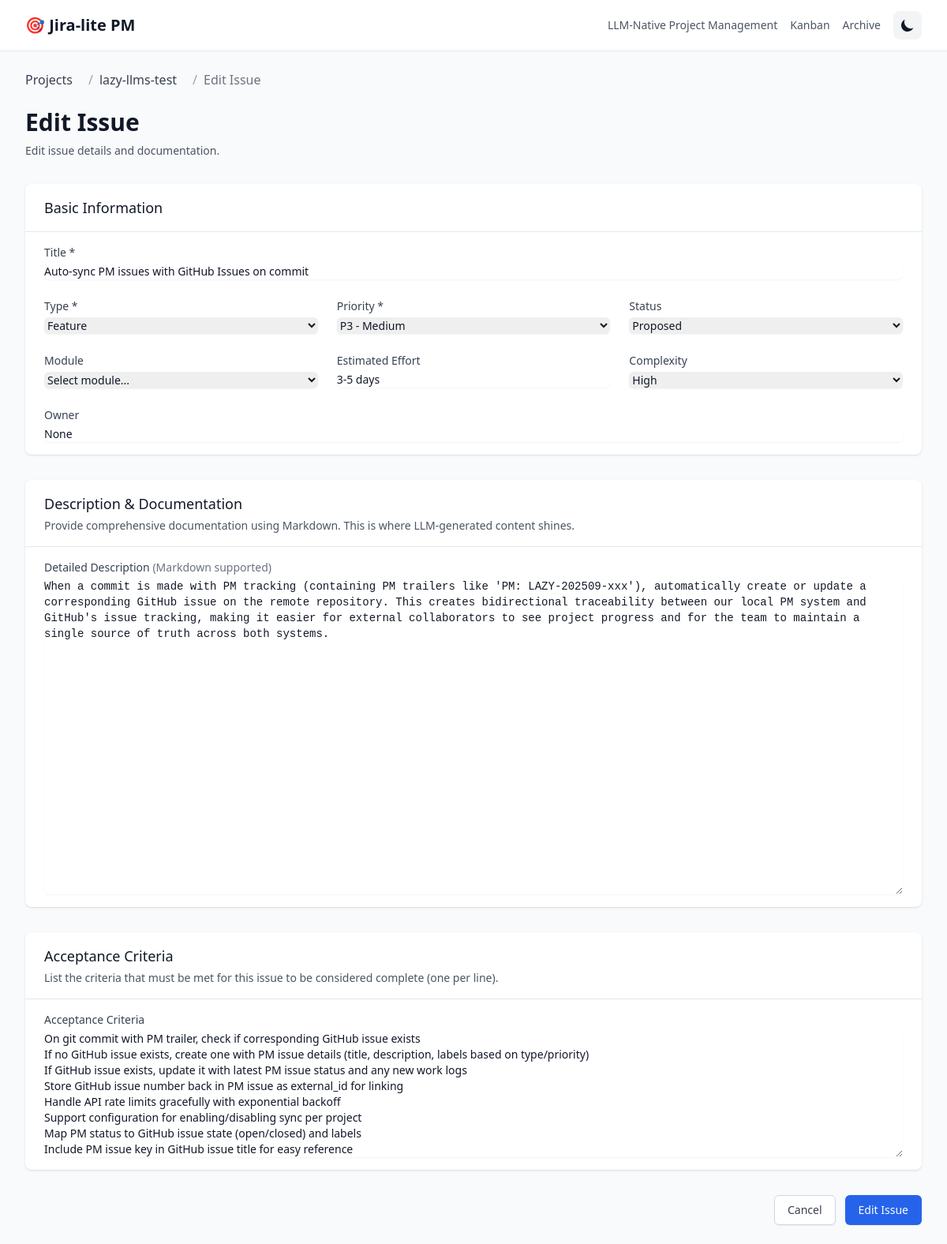
Screenshot of /pn_4092197438992473/issues/LAZY-202509-023/edit with the database file from the repository.
### src/jira_lite/models.py (models this page shows, shortened)
class BaseModel(Model):
    class Meta:
        database = db
    def to_dict(self):
        data = {}
        for field in self._meta.sorted_fields:
            value = getattr(self, field.name)
            if isinstance(value, datetime):
                data[field.name] = value.isoformat() + 'Z'
            elif hasattr(value, 'to_dict'):
                data[field.name] = value.to_dict()
            elif hasattr(value, 'id'):
                data[field.name] = value.id
            else:
                data[field.name] = value
        return data

class Project(BaseModel):
    project_id = CharField(unique=True, index=True, max_length=64)
    project_slug = CharField(index=True, max_length=100)
    absolute_path = CharField(max_length=500)
    metadata = TextField(null=True)  # JSON string for submodules, vcs, mcp config
    created_utc = DateTimeField(default=datetime.utcnow, index=True)
    updated_utc = DateTimeField(default=datetime.utcnow)
    @property
    def submodules(self):
        if not self.metadata:
            return []
        try:
            data = json.loads(self.metadata)
            return data.get('submodules', [])
        except (json.JSONDecodeError, TypeError):
            return []
    @property
    def vcs(self):
        if not self.metadata:
            return {}
        try:
            data = json.loads(self.metadata)
            return data.get('vcs', {})
        except (json.JSONDecodeError, TypeError):
            return {}
    @property
    def mcp(self):
        if not self.metadata:
            return {}
        try:
            data = json.loads(self.metadata)
            return data.get('mcp', {})
        except (json.JSONDecodeError, TypeError):
            return {}
    def to_dict(self):
        data = super().to_dict()
        data.update({
            'submodules': self.submodules,
            'vcs': self.vcs,
            'mcp': self.mcp
        })
        return data

class Issue(BaseModel):
    project = ForeignKeyField(Project, backref='issues', on_delete='CASCADE')
    key = CharField(unique=True, index=True, max_length=50)
    title = CharField(index=True, max_length=200)
    type = CharField(index=True, max_length=20)  # feature, bug, refactor, chore, spike
    status = CharField(index=True, max_length=20)  # proposed, in_progress, review, done, canceled, blocked
    priority = CharField(index=True, max_length=10)  # P1, P2, P3, P4, P5
    module = CharField(null=True, index=True, max_length=100)
    owner = CharField(null=True, index=True, max_length=100)
    external_id = CharField(null=True, index=True, max_length=100)
    specification = TextField(null=True)     # problem_statement, technical_approach, acceptance_criteria
    planning = TextField(null=True)          # dependencies, risks, stakeholders, milestones
    implementation = TextField(null=True)    # tasks, branch, commits, artifacts
    communication = TextField(null=True)     # updates, comments, notifications
    analytics = TextField(null=True)         # time_tracking, velocity, estimates
    created_utc = DateTimeField(default=datetime.utcnow, index=True)
    updated_utc = DateTimeField(default=datetime.utcnow, index=True)
    @property
    def description(self):
        spec = self._get_json_field('specification')
        return spec.get('description', '')
    @property
    def acceptance(self):
        spec = self._get_json_field('specification')
        return spec.get('acceptance_criteria', [])
    @property
    def acceptance_criteria(self):
        return self.acceptance
    @property
    def dependencies(self):
        plan = self._get_json_field('planning')
        return plan.get('dependencies', [])
    @property
    def stakeholders(self):
        plan = self._get_json_field('planning')
        return plan.get('stakeholders', [])
    @property
    def estimated_effort(self):
        plan = self._get_json_field('planning')
        return plan.get('estimated_effort', '')
    @property
    def complexity(self):
        plan = self._get_json_field('planning')
        return plan.get('complexity', 'Medium')
    @property
    def branch_hint(self):
        impl = self._get_json_field('implementation')
        return impl.get('branch_hint', '')
    @property
    def commit_preamble(self):
        impl = self._get_json_field('implementation')
        return impl.get('commit_preamble', '')
    @property
    def commit_trailer(self):
        impl = self._get_json_field('implementation')
        return impl.get('commit_trailer', '')
    @property
    def links(self):
        impl = self._get_json_field('implementation')
        return impl.get('links', {})
    @property
    def technical_approach(self):
        spec = self._get_json_field('specification')
        return spec.get('technical_approach', '')
    @property
    def risks(self):
        plan = self._get_json_field('planning')
        return plan.get('risks', [])
    @property
    def estimate_notes(self):
        plan = self._get_json_field('planning')
        return plan.get('estimate_notes', [])
    def _get_json_field(self, field_name):
        field_value = getattr(self, field_name)
        if not field_value:
            return {}
        try:
            return json.loads(field_value)
        except (json.JSONDecodeError, TypeError):
            return {}
    def to_dict(self):
        data = super().to_dict()
        data.update({
            'description': self.description,
            'acceptance': self.acceptance,
            'acceptance_criteria': self.acceptance_criteria,  # Alias
            'dependencies': self.dependencies,
            'stakeholders': self.stakeholders,
            'estimated_effort': self.estimated_effort,
            'complexity': self.complexity,
            'branch_hint': self.branch_hint,
            'commit_preamble': self.commit_preamble,
            'commit_trailer': self.commit_trailer,
            'links': self.links,
            'technical_approach': self.technical_approach,
            'risks': self.risks,
            'estimate_notes': self.estimate_notes
        })
        return data

### src/jira_lite/app.py (the view, shortened to what this page needs)
    @app.route('/<project_id>/issues/<issue_key>/edit', methods=['GET', 'POST'])
    def edit_issue(project_id, issue_key):
        issue = IssueRepository.find_by_key(issue_key)
        if not issue or issue.project.project_id != project_id:
            abort(404)
        project = issue.project
        return render_template('issue_form.html',
                             project=project.to_dict(),
                             issue=issue.to_dict(),
                             action='Edit')

### src/jira_lite/templates/issue_form.html (shortened to what this page needs)
{% extends "base.html" %}
{% block content %}
<div class="px-4 sm:px-0">
    <nav class="flex mb-6" aria-label="Breadcrumb">
        <ol class="inline-flex items-center space-x-1 md:space-x-3">
            <li class="inline-flex items-center">
                <a href="/" class="text-gray-700 hover:text-blue-600">Projects</a>
            </li>
            <li>
                <div class="flex items-center">
                    <span class="text-gray-400 mx-2">/</span>
                    <a href="/{{ project.project_id }}" class="text-gray-700 hover:text-blue-600">{{ project.project_slug }}</a>
                </div>
            </li>
            <li>
                <div class="flex items-center">
                    <span class="text-gray-400 mx-2">/</span>
                    <span class="text-gray-500">{{ action }} Issue</span>
                </div>
            </li>
        </ol>
    </nav>
    <div class="mb-8">
        <h1 class="text-3xl font-bold text-gray-900">{{ action }} Issue</h1>
        <p class="mt-2 text-sm text-gray-600">
            {% if action == 'Create' %}
            Create a new issue with comprehensive documentation for LLM-native project management.
            {% else %}
            Edit issue details and documentation.
            {% endif %}
        </p>
    </div>
    <form method="POST" class="space-y-8">
        <div class="bg-white shadow rounded-lg">
            <div class="px-6 py-4 border-b border-gray-200">
                <h2 class="text-lg font-medium text-gray-900">Basic Information</h2>
            </div>
            <div class="px-6 py-4 space-y-6">
                <div>
                    <label for="title" class="block text-sm font-medium text-gray-700">Title *</label>
                    <input type="text"
                           name="title"
                           id="title"
                           required
                           value="{{ issue.title if issue else '' }}"
                           class="mt-1 block w-full rounded-md border-gray-300 shadow-sm focus:border-blue-500 focus:ring-blue-500 sm:text-sm"
                           placeholder="Brief, descriptive title for the issue">
                </div>
                <div class="grid grid-cols-1 gap-6 sm:grid-cols-3">
                    <div>
                        <label for="type" class="block text-sm font-medium text-gray-700">Type *</label>
                        <select name="type"
                                id="type"
                                required
                                class="mt-1 block w-full rounded-md border-gray-300 shadow-sm focus:border-blue-500 focus:ring-blue-500 sm:text-sm">
                            <option value="feature" {% if issue and issue.type == 'feature' %}selected{% endif %}>Feature</option>
                        </select>
                    </div>
                    <div>
                        <label for="priority" class="block text-sm font-medium text-gray-700">Priority *</label>
                        <select name="priority"
                                id="priority"
                                required
                                class="mt-1 block w-full rounded-md border-gray-300 shadow-sm focus:border-blue-500 focus:ring-blue-500 sm:text-sm">
                            <option value="P3" {% if issue and issue.priority == 'P3' %}selected{% endif %}>P3 - Medium</option>
                        </select>
                    </div>
                    {% if issue %}
                    <div>
                        <label for="status" class="block text-sm font-medium text-gray-700">Status</label>
                        <select name="status"
                                id="status"
                                class="mt-1 block w-full rounded-md border-gray-300 shadow-sm focus:border-blue-500 focus:ring-blue-500 sm:text-sm">
                            <option value="proposed" {% if issue.status == 'proposed' %}selected{% endif %}>Proposed</option>
                        </select>
                    </div>
                    {% endif %}
                </div>
                <div class="grid grid-cols-1 gap-6 sm:grid-cols-3">
                    <div>
                        <label for="module" class="block text-sm font-medium text-gray-700">Module</label>
                        <select name="module"
                                id="module"
                                class="mt-1 block w-full rounded-md border-gray-300 shadow-sm focus:border-blue-500 focus:ring-blue-500 sm:text-sm">
                            <option value="">Select module...</option>
                        </select>
                    </div>
                    <div>
                        <label for="estimated_effort" class="block text-sm font-medium text-gray-700">Estimated Effort</label>
                        <input type="text"
                               name="estimated_effort"
                               id="estimated_effort"
                               value="{{ issue.estimated_effort if issue else '' }}"
                               class="mt-1 block w-full rounded-md border-gray-300 shadow-sm focus:border-blue-500 focus:ring-blue-500 sm:text-sm"
                               placeholder="e.g., 1-2 weeks">
                    </div>
                    <div>
                        <label for="complexity" class="block text-sm font-medium text-gray-700">Complexity</label>
                        <select name="complexity"
                                id="complexity"
                                class="mt-1 block w-full rounded-md border-gray-300 shadow-sm focus:border-blue-500 focus:ring-blue-500 sm:text-sm">
                            <option value="High" {% if issue and issue.complexity == 'High' %}selected{% endif %}>High</option>
                        </select>
                    </div>
                </div>
                <div>
                    <label for="owner" class="block text-sm font-medium text-gray-700">Owner</label>
                    <input type="text"
                           name="owner"
                           id="owner"
                           value="{{ issue.owner if issue else 'agent:claude-code' }}"
                           class="mt-1 block w-full rounded-md border-gray-300 shadow-sm focus:border-blue-500 focus:ring-blue-500 sm:text-sm"
                           placeholder="agent:claude-code">
                </div>
            </div>
        </div>
        <div class="bg-white shadow rounded-lg">
            <div class="px-6 py-4 border-b border-gray-200">
                <h2 class="text-lg font-medium text-gray-900">Description & Documentation</h2>
                <p class="mt-1 text-sm text-gray-600">
                    Provide comprehensive documentation using Markdown. This is where LLM-generated content shines.
                </p>
            </div>
            <div class="px-6 py-4">
                <div>
                    <label for="description" class="block text-sm font-medium text-gray-700">
                        Detailed Description
                        <span class="text-gray-500">(Markdown supported)</span>
                    </label>
                    <textarea name="description"
                              id="description"
                              rows="20"
                              class="mt-1 block w-full rounded-md border-gray-300 shadow-sm focus:border-blue-500 focus:ring-blue-500 sm:text-sm font-mono"
                              placeholder="# Overview
Provide a comprehensive description of the issue including:
## Business Requirements
- What problem does this solve?
- Who are the stakeholders?
- What are the success criteria?
## Technical Analysis
- Technical approach and considerations
- Architecture decisions
- Technology choices
## Implementation Plan
- Step-by-step implementation approach
- Phases and milestones
- Dependencies
## Risk Assessment
- Potential risks and mitigation strategies
- Complexity analysis
Use markdown formatting for better readability.">{{ issue.description if issue else '' }}</textarea>
                </div>
            </div>
        </div>
        <div class="bg-white shadow rounded-lg">
            <div class="px-6 py-4 border-b border-gray-200">
                <h2 class="text-lg font-medium text-gray-900">Acceptance Criteria</h2>
                <p class="mt-1 text-sm text-gray-600">
                    List the criteria that must be met for this issue to be considered complete (one per line).
                </p>
            </div>
            <div class="px-6 py-4">
                <div>
                    <label for="acceptance" class="block text-sm font-medium text-gray-700">Acceptance Criteria</label>
                    <textarea name="acceptance"
                              id="acceptance"
                              rows="8"
                              class="mt-1 block w-full rounded-md border-gray-300 shadow-sm focus:border-blue-500 focus:ring-blue-500 sm:text-sm"
                              placeholder="Feature works as designed&#10;All tests pass&#10;Documentation is updated&#10;Performance requirements met&#10;Security review completed">{% if issue and issue.acceptance %}{% for criterion in issue.acceptance %}{{ criterion }}
{% endfor %}{% endif %}</textarea>
                </div>
            </div>
        </div>
        <div class="flex justify-end space-x-3">
            <a href="{% if issue %}/{{ project.project_id }}/issues/{{ issue.key }}{% else %}/{{ project.project_id }}{% endif %}"
               class="inline-flex items-center px-4 py-2 border border-gray-300 shadow-sm text-sm font-medium rounded-md text-gray-700 bg-white hover:bg-gray-50">
                Cancel
            </a>
            <button type="submit"
                    class="inline-flex items-center px-4 py-2 border border-transparent shadow-sm text-sm font-medium rounded-md text-white bg-blue-600 hover:bg-blue-700">
                {{ action }} Issue
            </button>
        </div>
    </form>
</div>
{% endblock %}

### rows the page displays
Project: project_slug "lazy-llms-test"
Issue: title "Auto-sync PM issues with GitHub Issues on commit", type "Feature", priority "P3 - Medium", status "Proposed"

### other values shown
{{ action }} "Edit"
